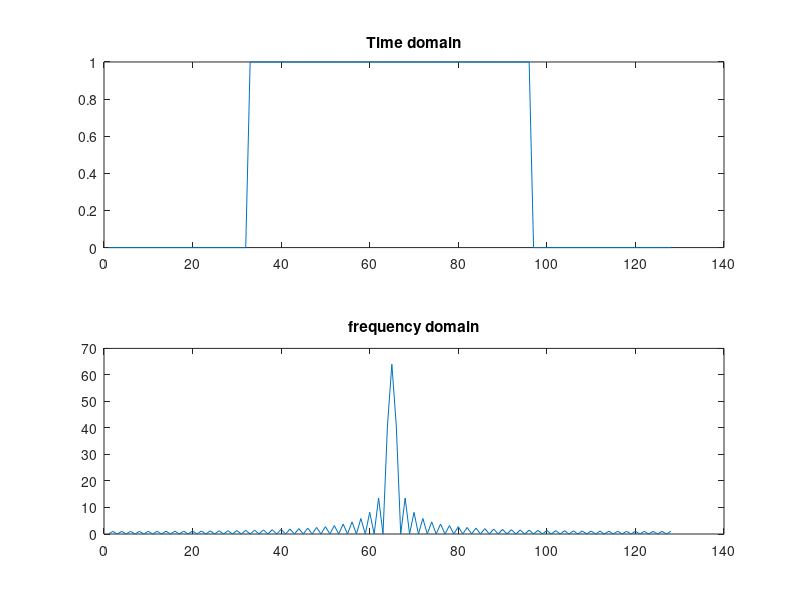

This figure's MATLAB source:
clc;
clear all;
close all;
x1=[zeros(1,32),ones(1,64),zeros(1,32)];
X1=fft(x1);
X2=fftshift(X1);
subplot(2,1,1);
plot(x1);
title('Time domain');
subplot(2,1,2);
plot(abs(X2));
title('frequency domain');